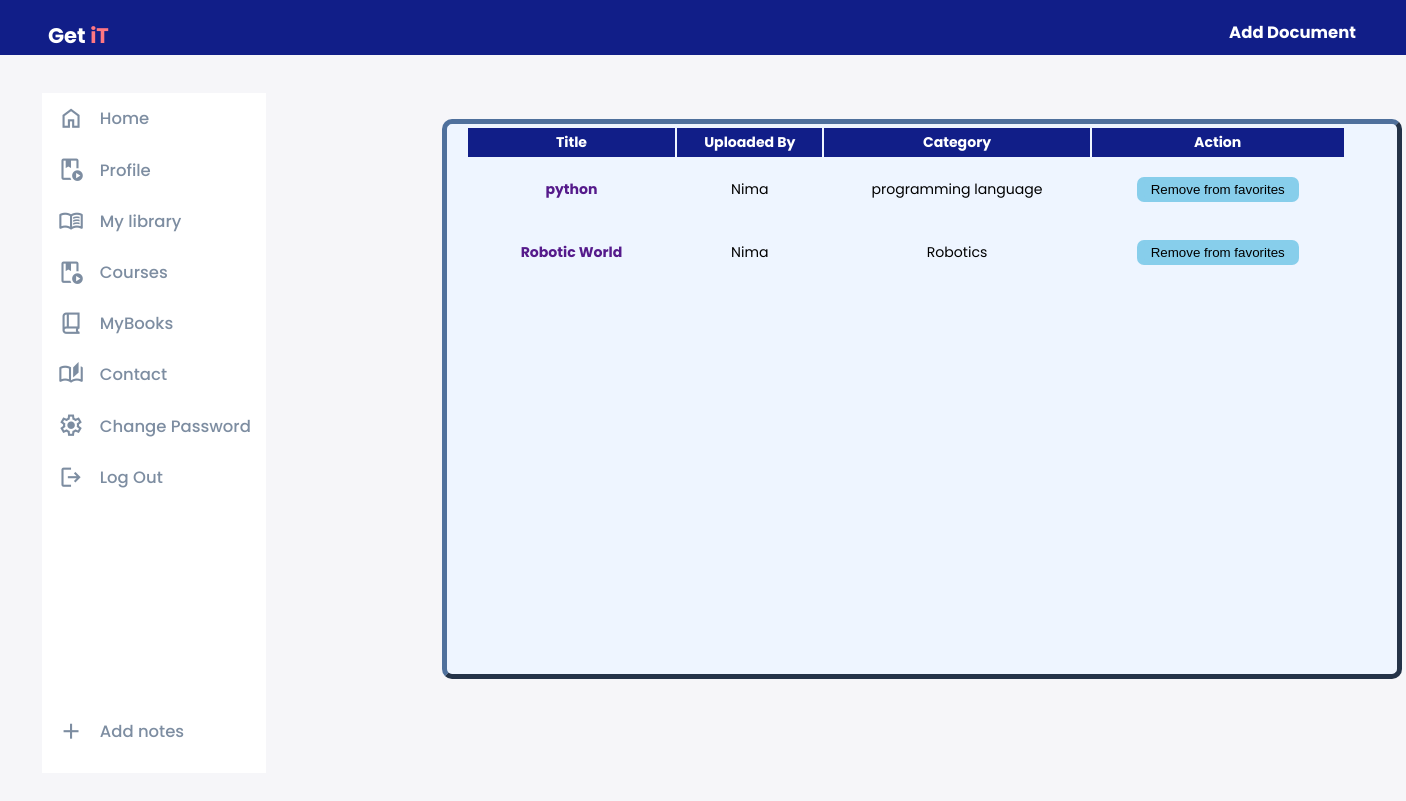
/favorite_books/ (signed in), run on the app's committed database.
### upload/models.py (models this page shows, shortened)
class FavoriteBook(models.Model):
    user = models.ForeignKey(User, on_delete=models.CASCADE)
    book = models.ForeignKey(Book, on_delete=models.CASCADE)
    added_at = models.DateTimeField(auto_now_add=True)
    class Meta:
        unique_together = ['user', 'book']

class Book(models.Model):
    title = models.CharField(max_length=100)
    author = models.CharField(max_length=100)
    category = models.CharField(max_length=50)
    cover = models.ImageField(upload_to='cover/')
    pdf = models.FileField(upload_to='pdf/')
    uploaded_by = models.ForeignKey(User, on_delete=models.CASCADE, related_name='uploaded_books')

### upload/views.py (the view)
# urls.py: path('favorite_books/', views.favorite_books, name='favorite_books'),
@login_required
def favorite_books(request):
    favorite_books = FavoriteBook.objects.filter(user=request.user)
    return render(request, 'favorite_books.html', {'favorite_books': favorite_books})

### upload/templates/favorite_books.html
{% extends 'Profilebase.html' %}
{%  block content %}
<div class="container3">
    <table class="table2">
        <thead class="thead2 thead-dark">
            <tr>
              <th scope="col">Title</th>
              <th scope="col">Uploaded By</th>
              <th scope="col">Category</th>
              <th scope="col">Action</th>
            </tr>
          </thead>
          <tbody>
            {% for favorite in favorite_books %}
            <tr class="rowbook">
                <td class="rowbook"> <div class="book-info">
                    <strong><a href="{{ book.pdf.url}}">{{ favorite.book.title }}</a></strong>
                </div></td>
                <td>{{ favorite.book.author }}</td>
                <td>{{ favorite.book.category }}</td>
                <td> <button class="fav2"><a class="fav2" href="{% url 'remove_favorite' favorite.book.id %}">Remove from favorites</a></button></td>
            </tr>
            {% empty %}
            <li>No favorite books yet</li>
        {% endfor %}
        </tbody>
    </table>
</div>
{% endblock content %}

### upload/templates/Profilebase.html (style rules this page uses)
body { font-family: 'Poppins', sans-serif; }
:root { --clr-primary: #7380ec; --clr-danger: #ff7782; --clr-success: #41f1b6; --clr-white: #fff; --clr-info-dark: #7d8da1; --clr-info-light: #dce1eb; --clr-dark: #363949; --clr-warnig: #ff4edc; --clr-light: rgba(132, 139, 200, 0.18); --clr-primary-variant: #111e88; --clr-dark-variant: #677483; --clr-color-background: #f6f6f9; --card-border-radius: 2rem; --border-radius-1: 0.4rem; --border-radius-2: 0.8rem; --border-radius-3: 1.2rem; --card-padding: 1.8rem; --padding-1: 1.2rem; --box-shadow: 0 2rem 3rem var(--clr-light); }
* { margin: 0; padding: 0; box-sizing: border-box; text-decoration: none; border: 0; list-style: none; appearance: none; }
body { font-family: 'Poppins', sans-serif; width: 100vw; height: 100vh; font-size: 0.88rem; user-select: none; overflow-x: hidden; background: var(--clr-color-background); }
.thead-dark { background-color: var(--clr-primary-variant); color: white; }
.thead-dark th { padding: 4px; }
td { padding: 5px; }
.container3 { background:; width: 50rem; height:200%; margin-left:-18em; margin-top:-20px; item-align:center; }
.rowbook { padding:20px; }
.table2 { width:110%; }
.fav2 { border-radius:7px; padding:5px 7px; background: skyblue; color:black; }

### data on the page
FavoriteBook: book "python", book.author "Nima", book.category "programming language"
FavoriteBook: book "Robotic World", book.author "Nima", book.category "Robotics"
